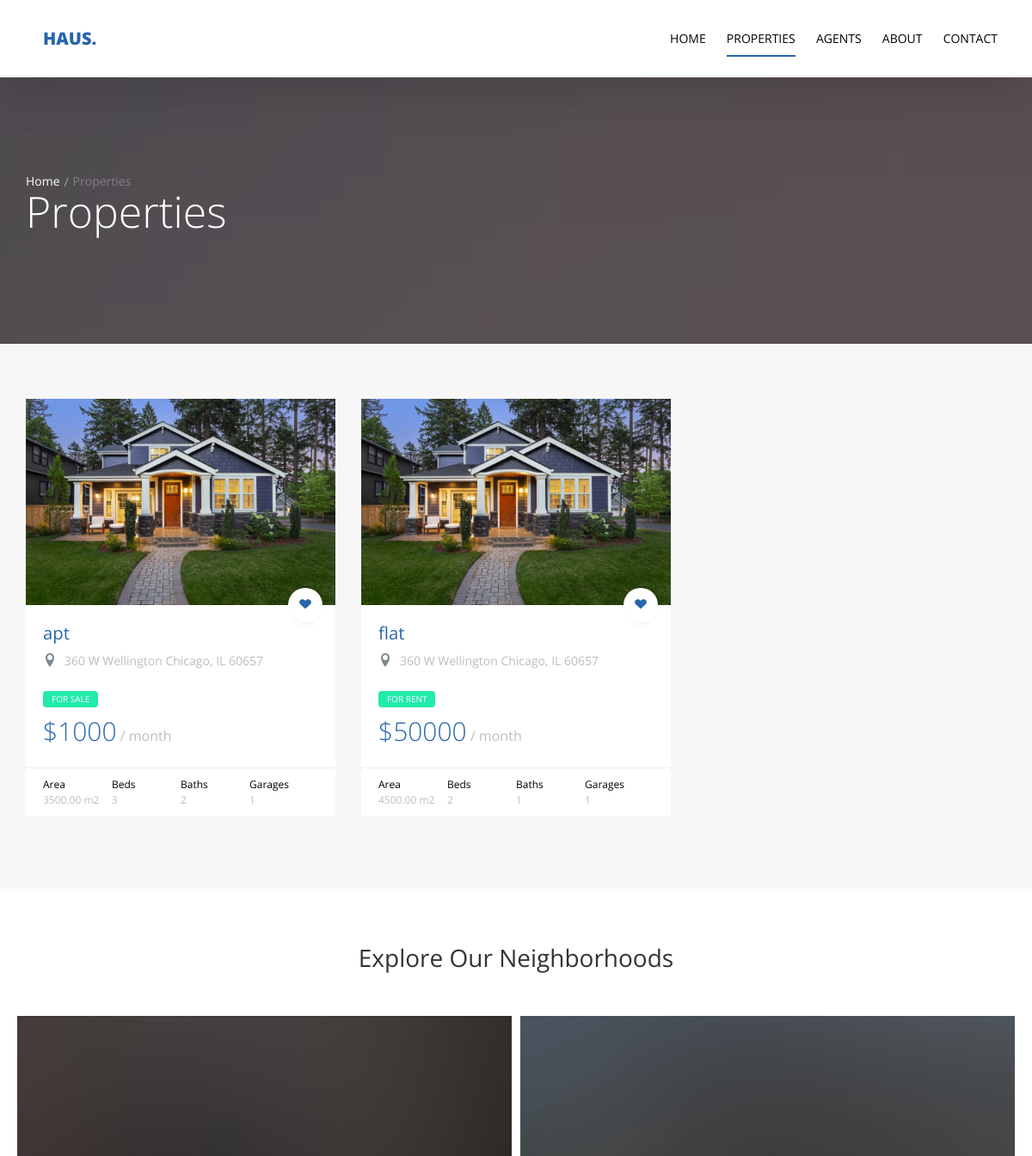
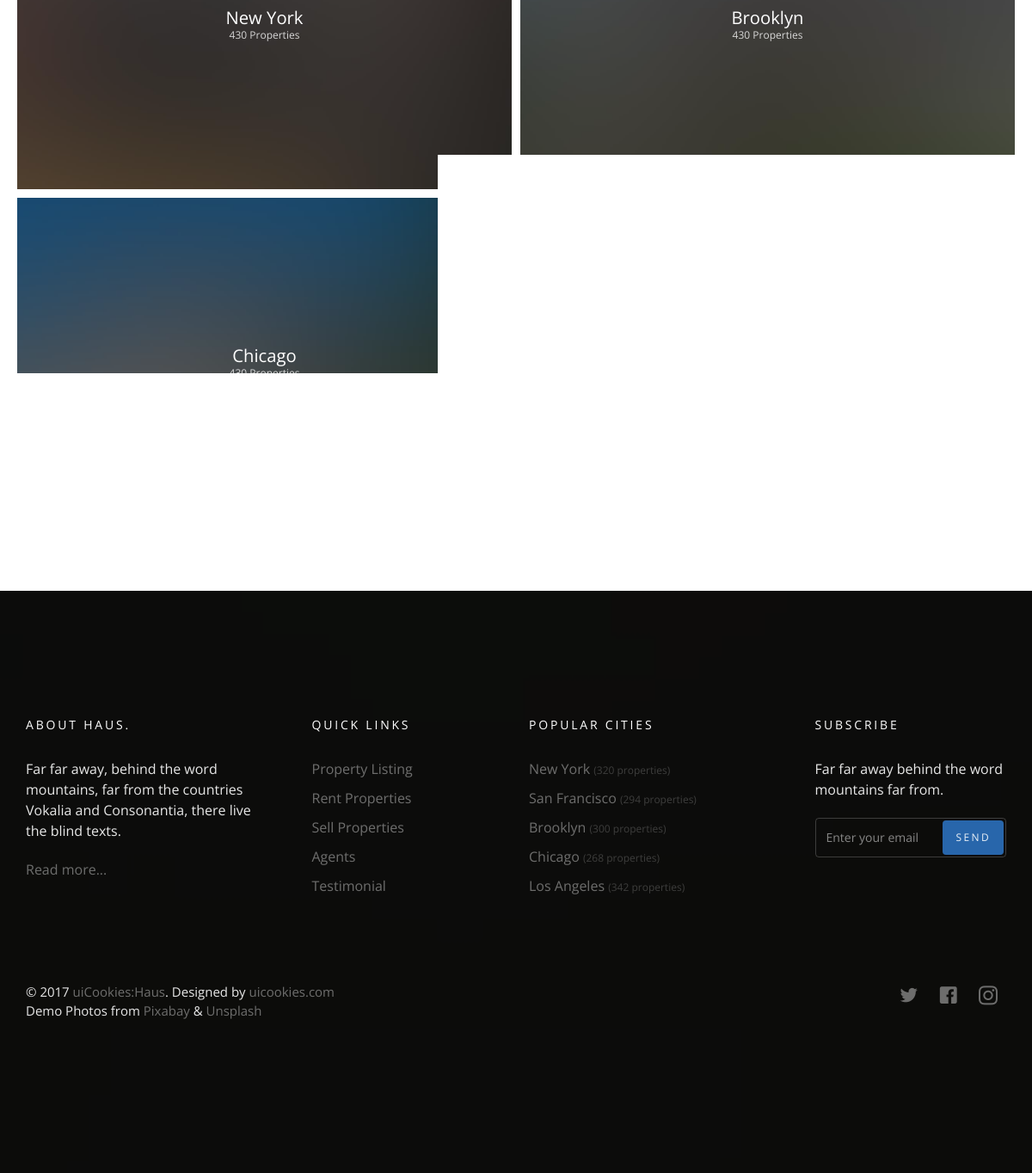
Screenshot of /property/ with the database file from the repository (2 pictures, top to bottom).
### property/models.py (models this page shows, shortened)
class Property(models.Model):
    name = models.CharField(max_length=50)
    location = models.CharField(max_length=50, null=True)
    property_type = models.CharField(choices=property_type, max_length=10)
    price = models.PositiveIntegerField()
    property_category = models.ForeignKey(
        'Category', null=True,
        on_delete=models.SET_NULL
        )
    area = models.DecimalField(decimal_places=2 , max_digits=8)
    beds_number = models.PositiveIntegerField()
    baths_number = models.PositiveIntegerField()
    garages_number = models.PositiveIntegerField()
    image = models.ImageField(upload_to='property/%Y/%m/%d' , null=True)
    date = models.DateTimeField(auto_now=True)
    def __str__(self):
        return self.name
    class Meta:
        verbose_name = 'Property'
        verbose_name = 'Propertie'

class Category(models.Model):
    category_name = models.CharField(max_length=30)
    image = models.ImageField(upload_to='category/%Y/%m/%d' , null=True)
    date = models.DateTimeField(auto_now=True)
    class Meta:
        verbose_name = 'Category'
        verbose_name = 'Categorie'

### property/views.py (the view)
# urls.py: path('', views.property_list, name='property_list'),
def property_list(request):
    property_list = Property.objects.all()
    category_list_again = Category.objects.all()[:4]
    template = 'property/list.html'
    address_query = request.GET.get('q')
    p_type_query = request.GET.get('p_type')
    if address_query and p_type_query :
        property_list = property_list.filter(
            Q(name__icontains = address_query) &
            Q(property_type__icontains = p_type_query)
        ).distinct()
    context = {
        'property_list' : property_list ,
        'category_list_again' : category_list_again
    }
    return render(request , template , context)

### property/templates/property/list.html (shortened to what this page needs)
{% extends 'base.html' %}
{% block body %}
<section class="probootstrap-slider flexslider2 page-inner">
    <div class="overlay"></div>
    <div class="probootstrap-wrap-banner">
      <div class="container">
        <div class="row">
          <div class="col-md-8">
            <div class="page-title probootstrap-animate">
              <div class="probootstrap-breadcrumbs">
                <a href="#">Home</a><span>Properties</span>
              </div>
              <h1>Properties</h1>
            </div>
          </div>
        </div>
      </div>
    </div>
    <ul class="slides">
      <li style="background-image: url(img/slider_1.jpg);"></li>
    </ul>
  </section>
  <section class="probootstrap-section probootstrap-section-lighter">
    <div class="container">
      <div class="row">
        {% if property_list %}
          {% for property in property_list %}
            <div class="col-md-4 col-sm-6">
              <div class="probootstrap-card probootstrap-listing">
                <div class="probootstrap-card-media">
                    <img src="{{property.image.url}}" class="img-responsive" alt="Free HTML5 Template by uicookies.com">
                    <a href="#" class="probootstrap-love"><i class="icon-heart"></i></a>
                  </div>
                <div class="probootstrap-card-text">
              <h2 class="probootstrap-card-heading"><a href="{% url 'property:property_detail' property.id %}">{{property}}</a></h2>
              <div class="probootstrap-listing-location">
                <i class="icon-location2"></i> <span>360 W Wellington Chicago, IL 60657</span>
              </div>
              <div class="probootstrap-listing-category for-sale">
              {% if property.property_type == "sale" %}
              <span>for Sale</span>
              {%else%}
              <span>for Rent</span>
              {% endif %}
              </div>
              <div class="probootstrap-listing-price"><strong>${{property.price}}</strong> / month</div>
            </div>
            <div class="probootstrap-card-extra">
              <ul>
                <li>
                  Area
                  <span>{{property.area}} m2</span>
                </li>
                <li>
                  Beds
                  <span>{{property.beds_number}}</span>
                </li>
                <li>
                  Baths
                  <span>{{property.baths_number}}</span>
                </li>
                <li>
                  Garages
                  <span>{{property.garages_number}}</span>
                </li>
              </ul>
            </div>
          </div>
            </div>
            {% endfor %}
            {% else %}
            <div class="col-md-12 col-sm-12">
              <h1 class="text-center">No Properties with this Name or Type Found</h1>
            </div>
            {% endif %}
      </div>
    </div>
  </section>
  <section class="probootstrap-section">
    <div class="container">
      <div class="row heading">
        <h2 class="mt0 mb50 text-center">Explore Our Neighborhoods</h2>
      </div>
      <div class="row probootstrap-gutter10">
        {% for category in category_list_again %}
        <div class="col-md-6 col-sm-6">
          <a href="#" class="probootstrap-hover-overlay">
            <img src="{{category.image.url}}" alt="Free Bootstrap Template by uicookies.com" class="img-responsive">
            <div class="probootstrap-text-overlay">
              <h3>{{category.category_name}}</h3>
              <p>430 Properties</p>
            </div>
          </a>
        </div>
        {% endfor %}
      </div>
    </div>
  </section>
  {% endblock body %}

### templates/base.html (shortened to what this page needs)
{% load static %}
<!DOCTYPE html>
<html lang="en">
  <head>
    <link rel="stylesheet" href="{% static 'css/styles_merged.css' %}">
    <link rel="stylesheet" href="{% static 'css/style.min.css' %}">
    <link rel="stylesheet" href="{% static 'css/custom.css' %}">
  </head>
  <body>
  <header role="banner" class="probootstrap-header">
    <div class="container">
        <a href="/" class="probootstrap-logo">Haus<span>.</span></a>
        <nav role="navigation" class="probootstrap-nav hidden-xs">
          <ul class="probootstrap-main-nav">
            <li {% if services_list %} class="active" {% endif %} ><a href="/">Home</a></li>
            <li {% if property_list %} class="active" {% endif %}
               ><a href="{% url 'property:property_list' %}">Properties</a></li>
            <li {% if agents_list %} class="active" {% endif %}  ><a href="{% url 'agents:agent_list' %}">Agents</a></li>
            <li {% if about %} class="active" {% endif %}   ><a href="{% url 'about:about' %}">About</a></li>
            <li {% if contactdetails %} class="active" {% endif %}   ><a href="{% url 'contact:send_mail' %}">Contact</a></li>
          </ul>
        </nav>
    </div>
  </header>
    {% block body %}
    {% endblock body %}
  <footer class="probootstrap-footer probootstrap-bg" style="background-image: url(img/slider_3.jpg)">
    <div class="container">
      <div class="row mb60">
        <div class="col-md-3">
          <div class="probootstrap-footer-widget">
            <h4 class="heading">About Haus.</h4>
            <p>Far far away, behind the word mountains, far from the countries Vokalia and Consonantia, there live the blind texts. </p>
            <p><a href="#">Read more...</a></p>
          </div>
        </div>
        <div class="col-md-3">
          <div class="probootstrap-footer-widget probootstrap-link-wrap">
            <h4 class="heading">Quick Links</h4>
            <ul class="stack-link">
              <li><a href="#">Property Listing</a></li>
              <li><a href="#">Rent Properties</a></li>
              <li><a href="#">Sell Properties</a></li>
              <li><a href="#">Agents</a></li>
              <li><a href="#">Testimonial</a></li>
            </ul>
          </div>
        </div>
        <div class="col-md-3">
          <div class="probootstrap-footer-widget">
            <h4 class="heading">Popular Cities</h4>
            <ul class="stack-link">
              <li><a href="#">New York <small>(320 properties)</small></a></li>
              <li><a href="#">San Francisco <small>(294 properties)</small></a></li>
              <li><a href="#">Brooklyn <small>(300 properties)</small></a></li>
              <li><a href="#">Chicago <small>(268 properties)</small></a></li>
              <li><a href="#">Los Angeles <small>(342 properties)</small></a></li>
            </ul>
          </div>
        </div>
        <div class="col-md-3">
          <div class="probootstrap-footer-widget probootstrap-link-wrap">
            <h4 class="heading">Subscribe</h4>
            <p>Far far away behind the word mountains far from.</p>
            <form action="#">
              <div class="form-field">
                <input type="text" class="form-control" placeholder="Enter your email">
                <button class="btn btn-subscribe">Send</button>
              </div>
            </form>
          </div>
        </div>
      </div>
      <div class="row copyright">
        <div class="col-md-6">
          <div class="probootstrap-footer-widget">
            <p>&copy; 2017 <a href="https://uicookies.com/">uiCookies:Haus</a>. Designed by <a href="https://uicookies.com/">uicookies.com</a> <br> Demo Photos from <a href="https://pixabay.com/">Pixabay</a> &amp; <a href="https://unsplash.com/">Unsplash</a></p>
          </div>
        </div>
        <div class="col-md-6">
          <div class="probootstrap-footer-widget right">
            <ul class="probootstrap-footer-social">
              <li><a href="#"><i class="icon-twitter"></i></a></li>
              <li><a href="#"><i class="icon-facebook"></i></a></li>
              <li><a href="#"><i class="icon-instagram2"></i></a></li>
            </ul>
          </div>
        </div>
      </div>
    </div>
  </footer>
  </body>
</html>

### rows the page displays
Property: image (picture), name "apt", property_type "FOR SALE", price "1000", area "3500.00", beds_number "3", baths_number "2", garages_number "1"
Property: image (picture), name "flat", property_type "FOR RENT", price "50000", area "4500.00", beds_number "2", baths_number "1", garages_number "1"
Category: image (picture), category_name "New York"
Category: image (picture), category_name "Brooklyn"
Category: image (picture), category_name "Chicago"
Category: image (picture)
